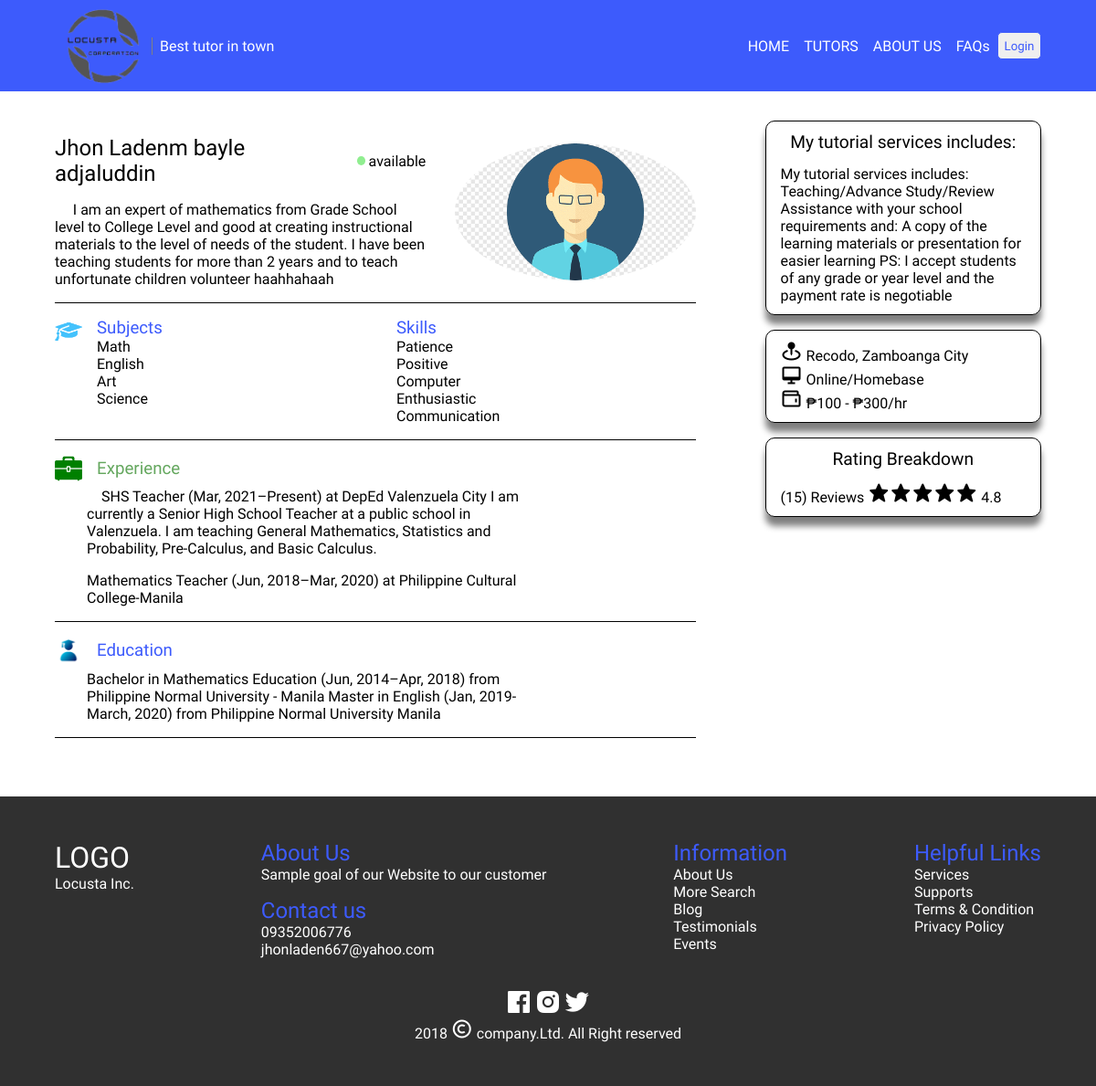
The app's page /tutor/tutor-profile.php?tutor_id=120 with its own data.
### tables this page shows
CREATE TABLE `tutor_profile` (
  `id` int(11) NOT NULL,
  `id_fk` int(11) NOT NULL,
  `description` varchar(1000) NOT NULL,
  `experience` varchar(1000) NOT NULL,
  `education` varchar(255) NOT NULL,
  `services` varchar(1000) NOT NULL,
  `location` varchar(255) NOT NULL,
  `base` varchar(255) NOT NULL,
  `fee` varchar(255) NOT NULL,
  `rating` int(11) NOT NULL
);

CREATE TABLE `tutor` (
  `id` int(11) NOT NULL,
  `username` varchar(255) NOT NULL,
  `password` varchar(255) NOT NULL,
  `firstname` varchar(255) NOT NULL,
  `middlename` varchar(255) NOT NULL,
  `lastname` varchar(255) NOT NULL,
  `phone` int(20) NOT NULL,
  `address` varchar(255) NOT NULL,
  `age` int(2) NOT NULL,
  `type` varchar(255) NOT NULL DEFAULT 'tutor'
);

CREATE TABLE `subject` (
  `subject_id` int(11) NOT NULL,
  `tutor_subject_id` int(11) NOT NULL,
  `subject_name` varchar(255) NOT NULL,
  `date_created` date NOT NULL DEFAULT current_timestamp(),
  `date_updated` date NOT NULL DEFAULT current_timestamp(),
  `status` tinyint(1) NOT NULL
);

### classes/tutor.class.php (called while the page is built, shortened)
<?php
require_once 'database.php';
class Tutor{
    protected $db ;
    function __construct(){
        $this->db = new Database();
    }
    function show_with_id($id){
        $sql = "SELECT tutor.*, tutor_profile.* FROM tutor
                INNER JOIN tutor_profile ON tutor.id = tutor_profile.id_fk
                WHERE tutor.id = :id";
        $query = $this->db->connect()->prepare($sql);
        $query->bindParam(':id', $id, PDO::PARAM_INT);
        $data = array();
        if($query->execute()){
            $data = $query->fetchAll(PDO::FETCH_ASSOC);
        }
        return $data;
    }
}
?>

### classes/database.php (called while the page is built)
<?php
    class Database{
        public $host = 'locahost';
        public $username = 'root';
        public $password = '';
        public $database = 'tutor_appointment';
        protected $connection ;
        function connect(){
            try {
                $this->connection = new PDO("mysql: host= $this->host;dbname=$this->database",$this->username, $this->password);
            }catch(PDOException $e){
                echo 'connection error'. $e->getMessage();
            }
            return $this->connection;
        }
    }
?>

### classes/subject.class.php (called while the page is built, shortened)
<?php
require_once 'database.php';
class Subject{
    protected $db ;
    function __construct(){
        $this->db = new Database();
    }
    function show_with_id($id){
        try {
            $sql = "SELECT subject.*, tutor_profile.* FROM subject
                    INNER JOIN tutor_profile ON subject.tutor_subject_id = tutor_profile.id_fk
                    WHERE subject.tutor_subject_id = :id AND subject.status = 1";
            $query = $this->db->connect()->prepare($sql);
            $query->bindParam(':id', $id, PDO::PARAM_INT);
            $data = array();
            if($query->execute()){
                $data = $query->fetchAll(PDO::FETCH_ASSOC);
            }
            return $data;
        } catch(PDOException $e) {
            echo "Error: " . $e->getMessage();
            return false;
        }
    }
}
?>

### tutor/tutor-profile.php (the view, shortened to what this page needs)
<?php
    require_once "../includes/header.php";
    require_once "../classes/tutor.class.php";
    require_once "../classes/subject.class.php";
    $tutor = new Tutor();
    $subject = new Subject();
    $account = $tutor->show_with_id($_GET['tutor_id']);
    $subjects = $subject->show_with_id($_GET['tutor_id']);
?>
    <main>
        <div class="profiling container">
            <div class="profile-main">
                <div class="profile-main-head">
                    <img src="../images/tutor-profile.png" alt="profile" class="profile-img">
                    <div class="profile-name-description">
                        <div class="profile-name">
                            <h2><?php echo $account[0]['firstname'] . ' ' . $account[0]['middlename'] . ' ' . $account[0]['lastname']; ?></h2>
                            <div class="circle"></div>
                            <p>available</p>
                        </div>
                        <div class="profile-description">
                            <p>&nbsp;&nbsp;&nbsp;&nbsp; <?php echo $account[0]['description'];?></p>
                        </div>
                    </div>
                </div>
                <div class="profile-subjects-skills properties">
                    <img class = "header-img" src="../images/grid/profile/graduation-hat.png" alt="hat">
                    <div class="subjects subjects-skills-details">
                        <h3 class="profile-subjects-skills-header">Subjects</h3>
                        <ul class = "profile-subjects-skills-list">
                            <?php
                                foreach ($subjects as $keys => $value) {
                            ?>
                                    <li class = "item"><?php echo $value['subject_name']?> </li>
                                <?php
                                }
                            ?>
                        </ul>
                    </div>
                    <div class="skills subjects-skills-details">
                        <h3 class="profile-subjects-skills-header">Skills</h3>
                        <ul class = "profile-subjects-skills-list">
                            <li class = "item">Patience</li>
                            <li class = "item">Positive</li>
                            <li class = "item">Computer</li>
                            <li class = "item">Enthusiastic</li>
                            <li class = "item">Communication</li>
                        </ul>
                    </div>
                </div>
                <div class="profile-experience properties">
                    <div class="profile-properties-header">
                        <img class = "header-img" src="../images/grid/profile/brief-case.png" alt="brief case">
                        <h3 class="profile-experience-header">Experience</h3>
                    </div>
                    <div class="profile-experience-details details">
                        <p class="experience-info">&nbsp;&nbsp;&nbsp;&nbsp;<?php echo $account[0]['experience']?></p>
                    </div>
                </div>
                <div class="profile-education properties">
                    <div class="profile-properties-header">
                        <img class = "header-img" src="../images/grid/profile/graduate.png" alt="brief case">
                        <h3 class="profile-education-header">Education</h3>
                    </div>
                    <div class="profile-education-details details">
                        <p><?php echo $account[0]['education']?></p>
                    </div>
                </div>
            </div>
            <div class="profile-details">
                <div class="offered-services profile-details-container ">
                    <p class="profile-details-header">My tutorial services includes:</p>
                    <p class="services-optional"><?php echo $account[0]['services']?></p>
                </div>
                <div class="location profile-details-container">
                    <p class="location-p-container"><i class='bx bxs-map-pin'></i> Recodo, Zamboanga City</p>
                    <p class="location-p-container"><i class='bx bx-desktop' ></i> Online/Homebase</p>
                    <p class="location-p-container"><i class='bx bx-wallet'></i> ₱100 - ₱300/hr</p>
                </div>
                <div class="ratings profile-details-container">
                    <p class="profile-details-header">Rating Breakdown</p>
                    <p class="reviews">(15) Reviews <i class='bx bxs-star' ></i><i class='bx bxs-star' ></i><i class='bx bxs-star' ></i><i class='bx bxs-star' ></i><i class='bx bxs-star' ></i> 4.8</p>
                </div>
            </div>
        </div>
    </main>
<?php
    require_once "../includes/footer.php";
?>

### includes/header.php (shortened to what this page needs)
<!DOCTYPE html>
<html lang="en">
<head>
    <link href='https://unpkg.com/boxicons@2.1.4/css/boxicons.min.css' rel='stylesheet'>
    <link rel = "stylesheet" href = "../css/reusable.css">
    <link rel = "stylesheet" href = "../css/style.css">
    <link rel = "stylesheet" href = "../css/login-form.css">
    <link rel = "stylesheet" href = "../css/collapse.css">
    <link rel = "stylesheet" href = "../css/tutor-sign-up.css">
    <link rel = "stylesheet" href = "../css/learner-profile.css">
    <link rel = "stylesheet" href = "../css/appointment.css">
    <link rel = "stylesheet" href = "../css/tutor-schedule.css">
    <link href='https://cdnjs.cloudflare.com/ajax/libs/fullcalendar/5.10.0/main.min.css' rel='stylesheet' />
    <link rel = "stylesheet" href = "../css/modal.css">
</head>
<body>
    <header id = "head" class = "bg-blue">
        <div class="container container-header">
            <div class="nav-sign">
                <ul class = "navbar h-text navbar-collapse" >
                    <li class = "nav-item"><a class = "nav-link <?php echo $home; ?>" href="../end-users/home.php">HOME</a></li>
                    <li class = "nav-item"><a class = "nav-link <?php echo $tutors; ?>" href="../end-users/tutors.php">TUTORS</a></li>
                    <li  id = "about-link" class = "nav-item" ><a  class = "nav-link" href="#about">ABOUT US</a></li>
                    <li class = "nav-item"><a class = "nav-link <?php echo $faqs; ?>" href="../end-users/faqs.php">FAQs</a></li>
                    <?php
                        if(isset($_SESSION['logged-in'])){
                            if($_SESSION['logged-in']['type'] == 'learner'){
                            ?>
                            <div class="dropdown">
                                    <button class="profile-btn"><?php echo $_SESSION['logged-in']['username'];?></button>
                                    <div class="dropdown-content">
                                        <a href="../learner/learner-profile.php?tutor_id=<?php echo $_SESSION['logged-in']['id']?>">Profile</a>
                                        <a href="../includes/logout.php">Logout</a>
                                    </div>
                                </div>
                        <?php
                            }else{?>
                                <div class="dropdown">
                                    <button class="profile-btn"><?php echo $_SESSION['logged-in']['username'];?></button>
                                    <div class="dropdown-content">
                                        <a href="../tutor/tutor-profile.php?tutor_id=<?php echo $_SESSION['logged-in']['id']?>">Profile</a>
                                        <a href="../tutor/tutor-schedule.php">Schedule</a>
                                        <a href="../calendar/calendar.php">Calendar</a>
                                        <a href="../includes/logout.php">Logout</a>
                                    </div>
                                </div>
                            <?php
                            }
                        }else{
                    ?>
                        <button class= "log-in join">Login</button>
                    <?php
                    }
                    ?>
                </ul>
            </div>
            <div class="logo-quote container-flex">
                <img class = "logo" src="../images/grid/profile/logo-orig.png" alt="">
                <div class="quote h-text">Best tutor in town</div>
            </div>
        </div>
    </header>

### includes/footer.php (shortened to what this page needs)
<footer class = "footer-bg" id = "about">
        <div class="info container">
            <div class="logo-company">
                <h1 class="footer-logo">LOGO</h1>
                <p>Locusta Inc.</p>
            </div>
            <div class="about-contact">
                <div class="about">
                    <h2 class = "footer-title">About Us</h2>
                    <p>
                        Sample goal of our Website to our customer
                    </p>
                </div>
                <div class="contact">
                    <h2 class = "footer-title">Contact us</h2>
                    <ul>
                        <li>09352006776</li>
                        <li>jhonladen667@yahoo.com</li>
                    </ul>
                </div>
            </div>
            <div class="information">
                <h2 class = "footer-title">Information</h2>
                <ul>
                    <li><a href="#">About Us</a></li>
                    <li><a href="#">More Search</a></li>
                    <li><a href="#">Blog</a></li>
                    <li><a href="#">Testimonials</a></li>
                    <li><a href="#">Events</a></li>
                </ul>
            </div>
            <div class="helpful-links">
                <h2 class="footer-title">Helpful Links</h2>
                <ul>
                    <li><a href="#">Services</a></li>
                    <li><a href="#">Supports</a></li>
                    <li><a href="#">Terms & Condition</a></li>
                    <li><a href="#">Privacy Policy</a></li>
                </ul>
            </div>
        </div>
        <div class="platforms">
            <div class="platforms-logo">
                <ul>
                    <li><a href="#"><i class='bx bxl-facebook-square footer-icon'></i></a></li>
                    <li><a href="#"><i class='bx bxl-instagram-alt footer-icon' ></i></a></li>
                    <li><a href="#"><i class='bx bxl-twitter footer-icon' ></i></a></li>
                </ul>
            </div>
            <div class="copyright">
                <p>2018 <i class='bx bx-copyright' ></i> company.Ltd. All Right reserved </p>
            </div>
        </div>
    </footer>
</body>
</html>

### css/reusable.css (style rules this page uses)
:root { --h-text: #3D5BFC; --dark-2: #1a1f27; --text-color: #a5a9ac; --secondary-color: #c48af9; --blue-berry: #2d3b41; --sea: #1da5ff; --font-color: #62646a; --gold: #ffbe5b; --trans-05: all 0.5s ease; --trans-04: all 0.4s ease; --trans-03: all 0.3s ease; --trans-02: all 0.2s ease; --trans-01: all 0.1s ease; }
* { margin: 0; padding: 0; font-weight: 400; box-sizing: border-box; font-family: 'Assistant' ; }
a { text-decoration: none; color: inherit; }
ul { list-style-type: none; }
.container { width: 90%; max-width: 1290px; margin: 0 auto; }
button { cursor: pointer; background-color: none; color: none; padding: 0.5em; border: 1px solid var(--h-text); border-radius: 5px; }
.bx { font-size: 1.5rem; }

### records on screen
tutor_profile: id_fk.firstname "Jhon Ladenm", id_fk.middlename "bayle", id_fk.lastname "adjaluddin", description "I am an expert of mathematics from Grade School level to College Level and good at creating instructional materials to the level of needs of the student. I have been teaching students for more than 2 years and to teach unfortunate children volunteer haahhahaah", experience "SHS Teacher (Mar, 2021–Present) at DepEd Valenzuela City I am currently a Senior High School Teacher at a public school in Valenzuela. I am teaching General Mathematics, Statistics and Probability, Pre-Calculus, and Basic Calculus. Mathematics Teacher (Jun, 2018–Mar, 2020) at Philippine Cultural College-Manila", education "Bachelor in Mathematics Education (Jun, 2014–Apr, 2018) from Philippine Normal University - Manila Master in English (Jan, 2019-March, 2020) from Philippine Normal University Manila", services "My tutorial services includes: Teaching/Advance Study/Review Assistance with your school requirements and: A copy of the learning materials or presentation for easier learning PS: I accept students of any grade or year level and the payment rate is negotiable"
subject: subject_name "Math"
subject: subject_name "English"
subject: subject_name "Art"
subject: subject_name "Science"
